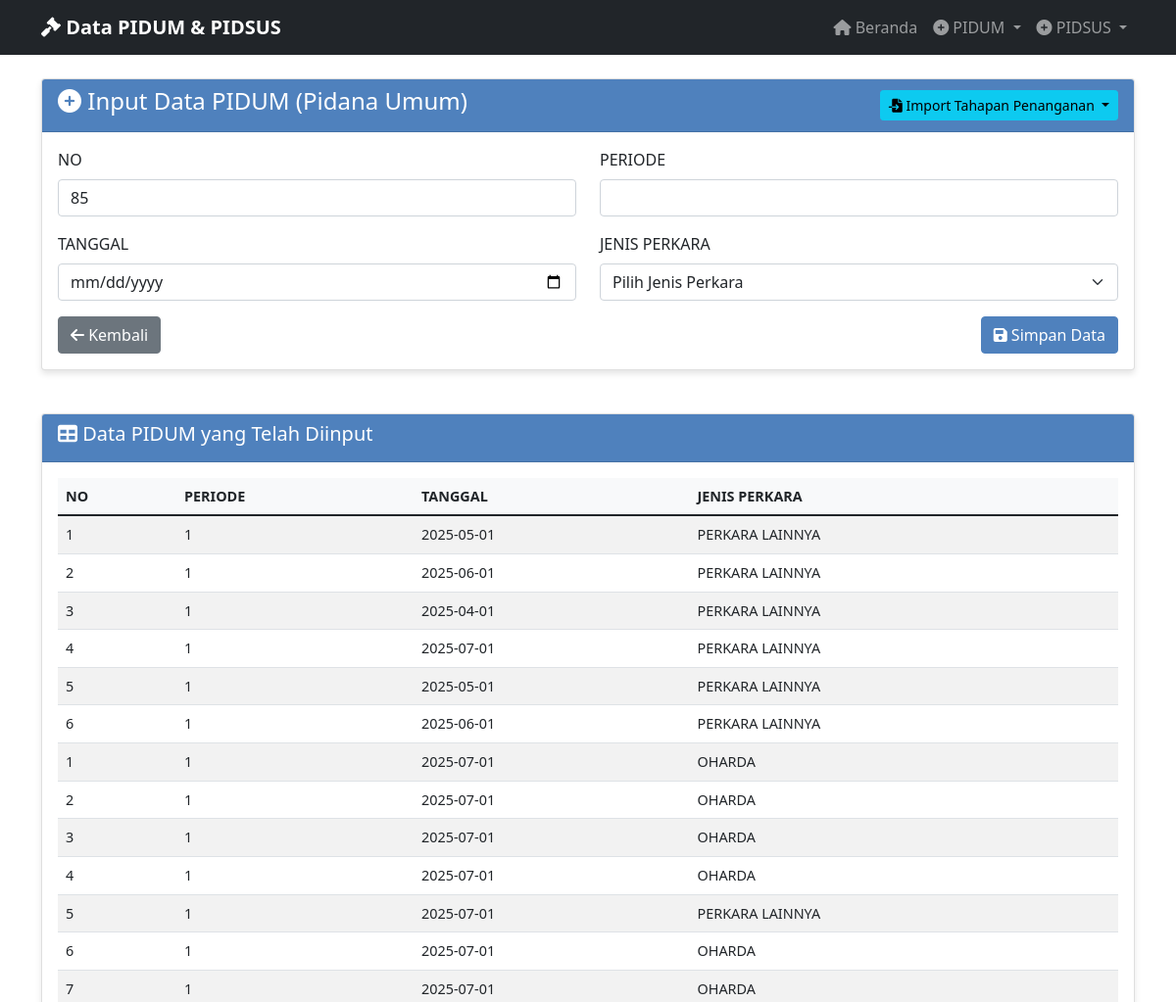
Page /manual_input_pidum (upper part) on the earlier database version.
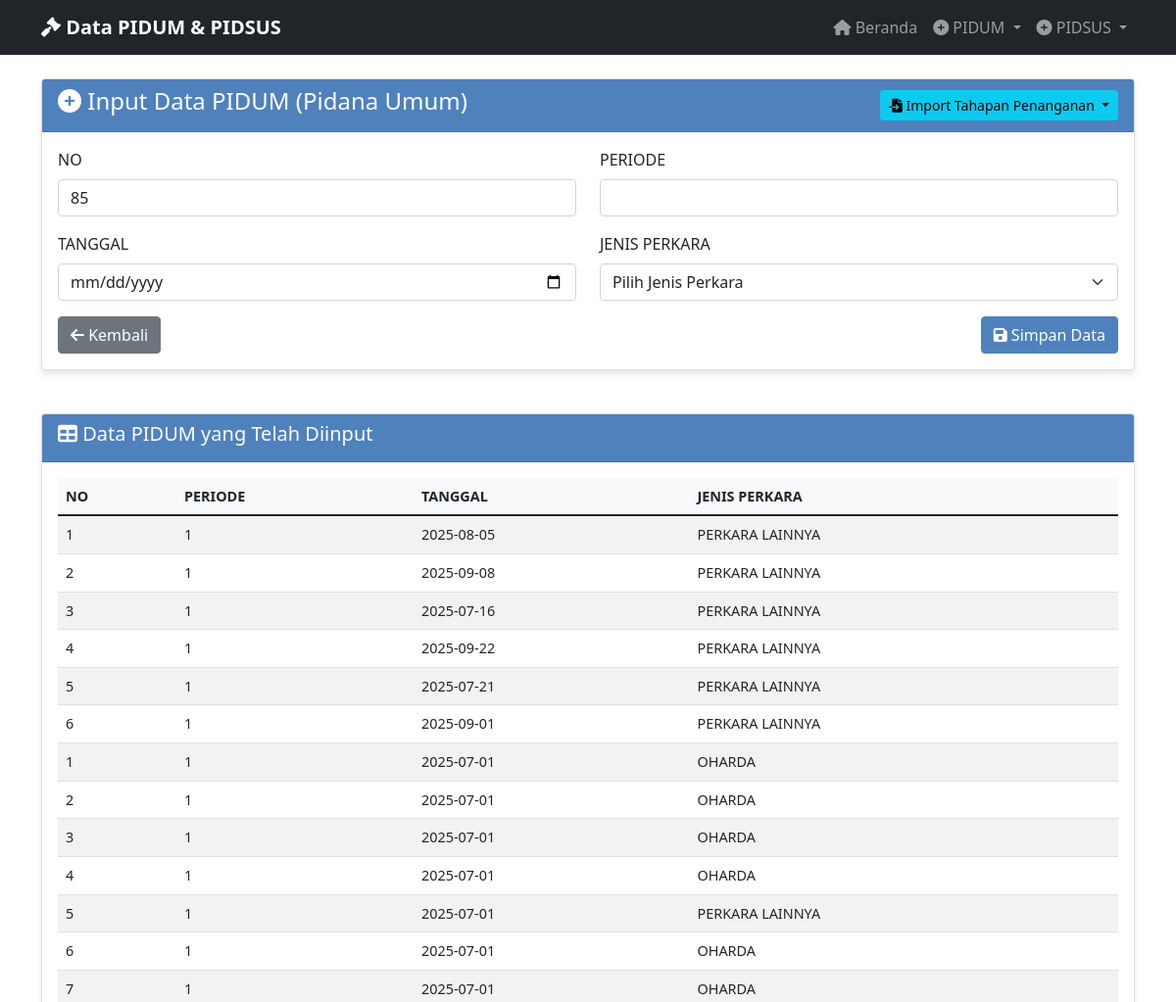
Same page on the later database version.
### tables this page shows
CREATE TABLE "pidum_data" (
                id INTEGER PRIMARY KEY AUTOINCREMENT,
                no TEXT NOT NULL,
                periode TEXT NOT NULL,
                tanggal TEXT NOT NULL,
                jenis_perkara TEXT NOT NULL,
                tahapan_penanganan TEXT NOT NULL,
                keterangan TEXT NOT NULL,
                created_at TIMESTAMP DEFAULT CURRENT_TIMESTAMP
            );

### app_with_db.py (the view, shortened to what this page needs)
@app.route('/manual_input_pidum', methods=['GET', 'POST'])
def manual_input_pidum():
    data = get_pidum_data_for_export()
    return render_template('input_pidum.html', data=data)

### database.py (called while the page is built)
@contextmanager
def get_db_connection():
    conn = sqlite3.connect(DATABASE_PATH)
    conn.row_factory = sqlite3.Row
    try:
        yield conn
    finally:
        conn.close()

def get_all_pidum_data():
    with get_db_connection() as conn:
        cursor = conn.cursor()
        cursor.execute('SELECT * FROM pidum_data ORDER BY created_at DESC')
        rows = cursor.fetchall()
        return [dict(row) for row in rows]

def get_pidum_data_for_export():
    data = get_all_pidum_data()
    export_data = []
    for row in data:
        export_data.append({
            'NO': row['no'],
            'PERIODE': row['periode'],
            'TANGGAL': row['tanggal'],
            'JENIS PERKARA': row['jenis_perkara'],
            'TAHAPAN PENANGANAN': row['tahapan_penanganan'],
            'KETERANGAN': row['keterangan']
        })
    return export_data

### templates/input_pidum.html (shortened to what the changed rows need)
{% extends "base.html" %}
{% block content %}
{% if data %}
<div class="row mt-4">
    <div class="col-md-12">
        <div class="card">
            <div class="card-body">
                <div class="table-responsive">
                    <table class="table table-striped table-hover">
                        <thead>
                            <tr>
                                <th>NO</th>
                                <th>PERIODE</th>
                                <th>TANGGAL</th>
                                <th>JENIS PERKARA</th>
                            </tr>
                        </thead>
                        <tbody>
                            {% for item in data %}
                            <tr>
                                <td>{{ item.NO }}</td>
                                <td>{{ item.PERIODE }}</td>
                                <td>{{ item.TANGGAL }}</td>
                                <td>{{ item['JENIS PERKARA'] }}</td>
                            </tr>
                            {% endfor %}
                        </tbody>
                    </table>
                </div>
            </div>
        </div>
    </div>
</div>
{% endif %}
{% endblock %}

Differences in the rows shown:
removed pidum_data: NO "1", PERIODE "1", TANGGAL "2025-05-01", jenis_perkara "PERKARA LAINNYA"
removed pidum_data: NO "2", PERIODE "1", TANGGAL "2025-06-01", jenis_perkara "PERKARA LAINNYA"
removed pidum_data: NO "3", PERIODE "1", TANGGAL "2025-04-01", jenis_perkara "PERKARA LAINNYA"
removed pidum_data: NO "4", PERIODE "1", TANGGAL "2025-07-01", jenis_perkara "PERKARA LAINNYA"
removed pidum_data: NO "5", PERIODE "1", TANGGAL "2025-05-01", jenis_perkara "PERKARA LAINNYA"
removed pidum_data: NO "6", PERIODE "1", TANGGAL "2025-06-01", jenis_perkara "PERKARA LAINNYA"
added pidum_data: NO "1", PERIODE "1", TANGGAL "2025-08-05", jenis_perkara "PERKARA LAINNYA"
added pidum_data: NO "2", PERIODE "1", TANGGAL "2025-09-08", jenis_perkara "PERKARA LAINNYA"
added pidum_data: NO "3", PERIODE "1", TANGGAL "2025-07-16", jenis_perkara "PERKARA LAINNYA"
added pidum_data: NO "4", PERIODE "1", TANGGAL "2025-09-22", jenis_perkara "PERKARA LAINNYA"
added pidum_data: NO "5", PERIODE "1", TANGGAL "2025-07-21", jenis_perkara "PERKARA LAINNYA"
added pidum_data: NO "6", PERIODE "1", TANGGAL "2025-09-01", jenis_perkara "PERKARA LAINNYA"
